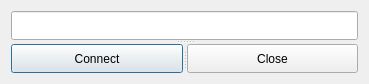
<?xml version="1.0" encoding="UTF-8"?>
<ui version="4.0">
 <class>ConnectDialog</class>
 <widget class="QDialog" name="ConnectDialog">
  <property name="geometry">
   <rect>
    <x>0</x>
    <y>0</y>
    <width>369</width>
    <height>84</height>
   </rect>
  </property>
  <property name="windowTitle">
   <string>Dialog</string>
  </property>
  <layout class="QVBoxLayout" name="verticalLayout">
   <item>
    <widget class="QSplitter" name="splitter_2">
     <property name="orientation">
      <enum>Qt::Vertical</enum>
     </property>
     <widget class="QLineEdit" name="lineEdit"/>
     <widget class="QSplitter" name="splitter">
      <property name="orientation">
       <enum>Qt::Horizontal</enum>
      </property>
      <widget class="QPushButton" name="pushButton">
       <property name="text">
        <string>Connect</string>
       </property>
      </widget>
      <widget class="QPushButton" name="pushButton_2">
       <property name="text">
        <string>Close</string>
       </property>
      </widget>
     </widget>
    </widget>
   </item>
  </layout>
 </widget>
 <resources/>
 <connections/>
</ui>
